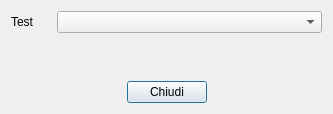
<?xml version="1.0" encoding="UTF-8"?>
<ui version="4.0">
 <class>QTest</class>
 <widget class="QDialog" name="QTest">
  <property name="geometry">
   <rect>
    <x>0</x>
    <y>0</y>
    <width>333</width>
    <height>114</height>
   </rect>
  </property>
  <property name="windowTitle">
   <string>Dialog</string>
  </property>
  <layout class="QVBoxLayout" name="verticalLayout">
   <item>
    <layout class="QHBoxLayout" name="horizontalLayout_2">
     <item>
      <widget class="QLabel" name="label">
       <property name="maximumSize">
        <size>
         <width>40</width>
         <height>16777215</height>
        </size>
       </property>
       <property name="text">
        <string>Test</string>
       </property>
      </widget>
     </item>
     <item>
      <widget class="QComboBox" name="Test"/>
     </item>
    </layout>
   </item>
   <item>
    <spacer name="verticalSpacer">
     <property name="orientation">
      <enum>Qt::Vertical</enum>
     </property>
     <property name="sizeHint" stdset="0">
      <size>
       <width>20</width>
       <height>40</height>
      </size>
     </property>
    </spacer>
   </item>
   <item>
    <layout class="QHBoxLayout" name="horizontalLayout">
     <item>
      <spacer name="horizontalSpacer_2">
       <property name="orientation">
        <enum>Qt::Horizontal</enum>
       </property>
       <property name="sizeHint" stdset="0">
        <size>
         <width>40</width>
         <height>20</height>
        </size>
       </property>
      </spacer>
     </item>
     <item>
      <widget class="QPushButton" name="ButtonChiudi">
       <property name="text">
        <string>Chiudi</string>
       </property>
      </widget>
     </item>
     <item>
      <spacer name="horizontalSpacer">
       <property name="orientation">
        <enum>Qt::Horizontal</enum>
       </property>
       <property name="sizeHint" stdset="0">
        <size>
         <width>40</width>
         <height>20</height>
        </size>
       </property>
      </spacer>
     </item>
    </layout>
   </item>
  </layout>
 </widget>
 <resources/>
 <connections/>
</ui>
